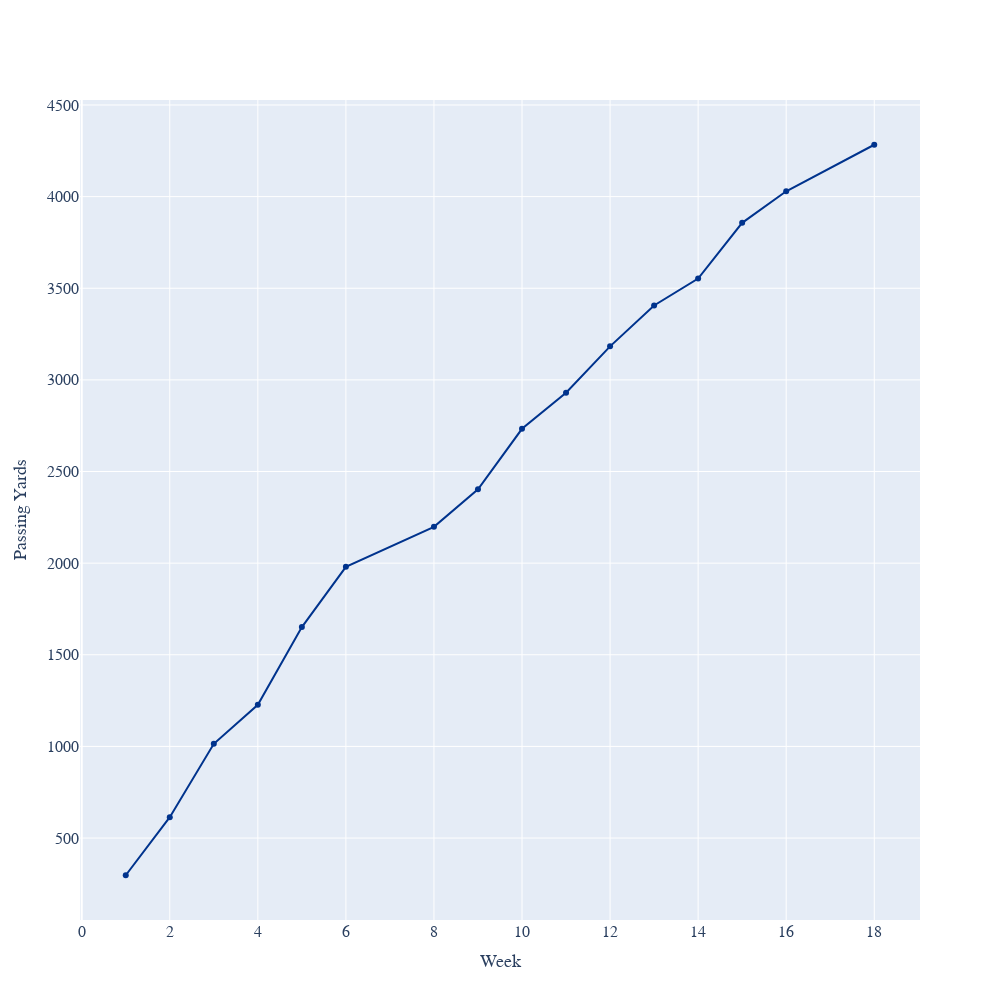

The code cell stored with this chart in its notebook:
### Code cell
pname = input("What passer are you looking for? :")
print("You entered ", pname)
passyardsperweek(pname, df_agg)

### Figure 1 — Plotly figure (JSON) as saved in the notebook; plotly's stock layout.template omitted (floating-point values rounded to 4 significant figures)
{"data": [{"hovertemplate": "<b>Josh Allen</b><br>%{y} yds through week %{x}<extra></extra>", "line": {"color": "#00338D"}, "mode": "markers+lines", "name": "Josh Allen", "type": "scatter", "x": [1, 2, 3, 4, 5, 6, 8, 9, 10, 11, 12, 13, 14, 15, 16, 18], "y": [297, 614, 1014, 1227, 1651, 1980, 2198, 2403, 2733, 2930, 3183, 3406, 3553, 3857, 4029, 4283]}], "layout": {"font": {"family": "Averta, sans-serif"}, "height": 1000, "hoverlabel": {"font": {"family": "Averta, sans-serif", "size": 16}}, "legend": {"font": {"size": 16}}, "width": 1000, "xaxis": {"tickfont": {"size": 16}, "title": {"font": {"size": 18}, "text": "Week"}}, "yaxis": {"tickfont": {"size": 16}, "title": {"font": {"size": 18}, "text": "Passing Yards"}}}}
